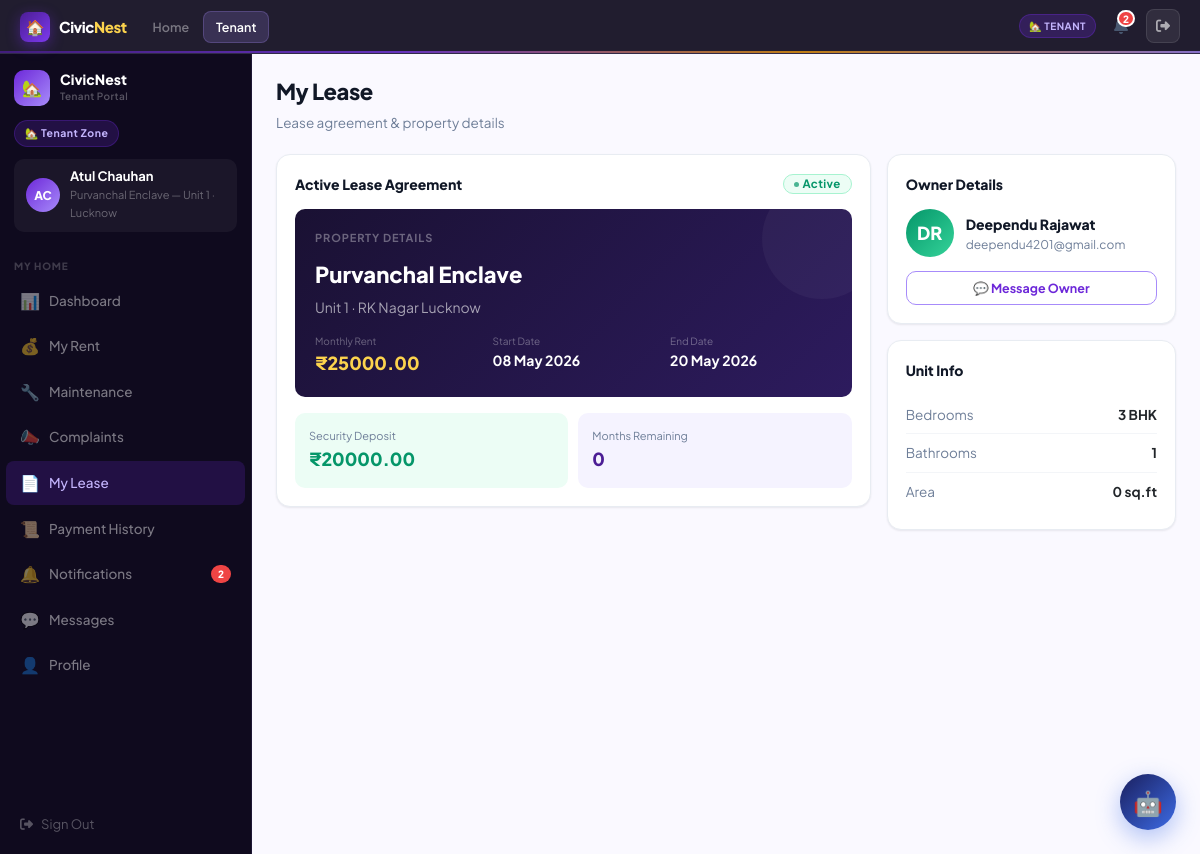
Screenshot of /tenant/lease/ (signed in) with the database file from the repository.
### accounts/models.py (models this page shows, shortened)
class User(AbstractUser):
    ROLE_CHOICES = [
        ('admin','Platform Admin'),
        ('owner','Property Owner'),
        ('tenant','Tenant'),
        ('society_admin','Society Admin'),
    ]
    role = models.CharField(max_length=20, choices=ROLE_CHOICES, default='tenant')
    phone = models.CharField(max_length=15, blank=True)
    avatar_initials = models.CharField(max_length=3, blank=True)
    profile_photo = models.ImageField(upload_to='avatars/', blank=True, null=True)

### core/models.py (models this page shows, shortened)
class Lease(models.Model):
    STATUS_CHOICES = [('active','Active'),('expired','Expired'),('terminated','Terminated'),('pending','Pending')]
    unit = models.ForeignKey(Unit, on_delete=models.CASCADE, related_name='leases')
    tenant = models.ForeignKey(User, on_delete=models.CASCADE, related_name='leases')
    owner = models.ForeignKey(User, on_delete=models.CASCADE, related_name='owner_leases')
    start_date = models.DateField()
    end_date = models.DateField()
    monthly_rent = models.DecimalField(max_digits=10, decimal_places=2)
    security_deposit = models.DecimalField(max_digits=10, decimal_places=2, default=0)
    status = models.CharField(max_length=20, choices=STATUS_CHOICES, default='active')
    terms = models.TextField(blank=True)
    created_at = models.DateTimeField(auto_now_add=True)
    def months_remaining(self):
        today = timezone.now().date()
        if self.end_date > today:
            diff = (self.end_date.year - today.year) * 12 + (self.end_date.month - today.month)
            return max(diff, 0)
        return 0

class Unit(models.Model):
    property = models.ForeignKey(Property, on_delete=models.CASCADE, related_name='units')
    unit_number = models.CharField(max_length=20)
    floor = models.CharField(max_length=10, blank=True)
    bedrooms = models.PositiveIntegerField(default=1)
    bathrooms = models.PositiveIntegerField(default=1)
    area_sqft = models.PositiveIntegerField(default=0)
    monthly_rent = models.DecimalField(max_digits=10, decimal_places=2)
    security_deposit = models.DecimalField(max_digits=10, decimal_places=2, default=0)
    is_occupied = models.BooleanField(default=False)
    amenities = models.CharField(max_length=300, blank=True)
    def __str__(self):
        return f"{self.property.name} — Unit {self.unit_number}"

class Property(models.Model):
    TYPE_CHOICES = [('apartment','Apartment'),('villa','Villa'),('commercial','Commercial'),('pg','PG/Hostel')]
    owner = models.ForeignKey(User, on_delete=models.CASCADE, related_name='properties')
    name = models.CharField(max_length=200)
    address = models.TextField()
    city = models.CharField(max_length=100)
    state = models.CharField(max_length=100)
    pincode = models.CharField(max_length=10)
    property_type = models.CharField(max_length=20, choices=TYPE_CHOICES, default='apartment')
    total_units = models.PositiveIntegerField(default=1)
    description = models.TextField(blank=True)
    society_admin = models.ForeignKey(User, on_delete=models.SET_NULL, null=True, blank=True, related_name='managed_properties')
    is_active = models.BooleanField(default=True)
    created_at = models.DateTimeField(auto_now_add=True)

### core/views.py (the view)
# urls.py: path('tenant/lease/', views.tenant_lease, name='tenant_lease'),
@role_required("tenant")
def tenant_lease(request):
    lease = Lease.objects.filter(tenant=request.user, status="active").select_related("unit__property","owner").first()
    return render(request, "tenant/lease.html", {"lease": lease})

### core/views.py (called while the page is built)
def role_required(*roles):
    def decorator(view):
        @functools.wraps(view)
        def wrapper(request, *args, **kwargs):
            if not request.user.is_authenticated:
                return redirect("/accounts/login/")
            if request.user.is_staff or request.user.is_superuser:
                return view(request, *args, **kwargs)
            if request.user.role not in roles:
                messages.error(request, "Access denied.")
                return redirect("/")
            return view(request, *args, **kwargs)
        return wrapper
    return decorator

### templates/tenant/lease.html (shortened to what this page needs)
{% extends "base.html" %}
{% block nav_tenant %}active{% endblock %}
{% block content %}
{% with active="lease" lease=lease %}
<div class="shell">
  {% include "partials/sidebar_tenant.html" %}
  <div class="main"><div class="panel fade-up">
    <div class="pg-intro"><h2>My Lease</h2><p>Lease agreement & property details</p></div>
    {% if lease %}
    <div class="row g-3">
      <div class="col-lg-8">
        <div class="card">
          <div class="cd-hd"><span class="cd-title">Active Lease Agreement</span><span class="badge b-active">Active</span></div>
          <div style="background:linear-gradient(135deg,var(--n800),var(--n700));border-radius:var(--r);padding:20px;margin-bottom:16px;position:relative;overflow:hidden;">
            <div style="position:absolute;top:-30px;right:-30px;width:120px;height:120px;border-radius:50%;background:rgba(255,255,255,.04);"></div>
            <div style="font-size:11px;font-weight:700;letter-spacing:.08em;text-transform:uppercase;color:rgba(255,255,255,.35);margin-bottom:10px;">Property Details</div>
            <div style="font-size:22px;font-weight:800;color:#fff;margin-bottom:4px;">{{ lease.unit.property.name }}</div>
            <div style="font-size:14px;color:rgba(255,255,255,.6);margin-bottom:14px;">Unit {{ lease.unit.unit_number }} · {{ lease.unit.property.address }}</div>
            <div style="display:grid;grid-template-columns:repeat(3,1fr);gap:16px;">
              <div><div style="font-size:10px;color:rgba(255,255,255,.35);">Monthly Rent</div><div style="font-size:18px;font-weight:800;color:var(--a300);">₹{{ lease.monthly_rent }}</div></div>
              <div><div style="font-size:10px;color:rgba(255,255,255,.35);">Start Date</div><div style="font-size:14px;font-weight:700;color:#fff;">{{ lease.start_date|date:"d M Y" }}</div></div>
              <div><div style="font-size:10px;color:rgba(255,255,255,.35);">End Date</div><div style="font-size:14px;font-weight:700;color:#fff;">{{ lease.end_date|date:"d M Y" }}</div></div>
            </div>
          </div>
          <div style="display:grid;grid-template-columns:1fr 1fr;gap:10px;">
            <div style="background:var(--green-l);border-radius:var(--r);padding:14px;"><div style="font-size:11px;color:var(--g400);">Security Deposit</div><div style="font-size:18px;font-weight:800;color:var(--green);">₹{{ lease.security_deposit }}</div></div>
            <div style="background:var(--n50);border-radius:var(--r);padding:14px;"><div style="font-size:11px;color:var(--g400);">Months Remaining</div><div style="font-size:18px;font-weight:800;color:var(--n600);">{{ lease.months_remaining }}</div></div>
          </div>
        </div>
      </div>
      <div class="col-lg-4">
        <div class="card">
          <div class="cd-hd"><span class="cd-title">Owner Details</span></div>
          <div style="display:flex;align-items:center;gap:12px;margin-bottom:14px;">
            <div style="width:48px;height:48px;border-radius:50%;background:linear-gradient(135deg,var(--green),#34d399);display:flex;align-items:center;justify-content:center;font-size:18px;font-weight:800;color:#fff;">{{ lease.owner.avatar_initials }}</div>
            <div><div style="font-weight:800;color:var(--g900);">{{ lease.owner.get_full_name|default:lease.owner.username }}</div><div style="font-size:12px;color:var(--g400);">{{ lease.owner.email }}</div></div>
          </div>
          <a href="/tenant/messages/" class="btn-tp btn-outline w-100 justify-content-center btn-sm">💬 Message Owner</a>
        </div>
        <div class="card mt-3">
          <div class="cd-hd"><span class="cd-title">Unit Info</span></div>
          <div style="display:flex;justify-content:space-between;padding:8px 0;border-bottom:1px solid var(--g50);font-size:13.5px;"><span style="color:var(--g400);">Bedrooms</span><span style="font-weight:700;">{{ lease.unit.bedrooms }} BHK</span></div>
          <div style="display:flex;justify-content:space-between;padding:8px 0;border-bottom:1px solid var(--g50);font-size:13.5px;"><span style="color:var(--g400);">Bathrooms</span><span style="font-weight:700;">{{ lease.unit.bathrooms }}</span></div>
          <div style="display:flex;justify-content:space-between;padding:8px 0;font-size:13.5px;"><span style="color:var(--g400);">Area</span><span style="font-weight:700;">{{ lease.unit.area_sqft }} sq.ft</span></div>
        </div>
      </div>
    </div>
    {% else %}
    <div style="text-align:center;padding:80px 20px;color:var(--g400);">
      <div style="font-size:48px;margin-bottom:16px;">📄</div>
      <div style="font-size:16px;font-weight:700;margin-bottom:8px;">No Active Lease</div>
      <div>Contact your property owner to set up your lease.</div>
    </div>
    {% endif %}
  </div></div>
</div>
{% endwith %}
{% endblock %}

### templates/partials/sidebar_tenant.html (shortened to what this page needs)
<aside class="sidebar" id="tp-sidebar">
  <div class="sb-head">
    <div class="sb-logo"><div class="sb-logo-mark ten">🏡</div><div><div class="sb-logo-text">CivicNest</div><div class="sb-logo-sub">Tenant Portal</div></div></div>
    <div class="sb-zone-pill zp-ten">🏡 Tenant Zone</div>
    <div class="sb-user"><div class="sb-av av-ten">{{ user.avatar_initials }}</div><div><div class="sb-uname">{{ user.get_full_name|default:user.username }}</div><div class="sb-urole">{% if lease %}{{ lease.unit }} · {{ lease.unit.property.city }}{% else %}Tenant{% endif %}</div></div></div>
  </div>
  <div class="sb-sec">My Home</div>
  <a class="ni {% if active == 'dash' %}active-ten{% endif %}" href="/tenant/"><span class="ni-icon">📊</span>Dashboard</a>
  <a class="ni {% if active == 'rent' %}active-ten{% endif %}" href="/tenant/rent/"><span class="ni-icon">💰</span>My Rent</a>
  <a class="ni {% if active == 'maint' %}active-ten{% endif %}" href="/tenant/maintenance/"><span class="ni-icon">🔧</span>Maintenance</a>
  <a class="ni {% if active == 'complaints' %}active-ten{% endif %}" href="/tenant/complaints/"><span class="ni-icon">📣</span>Complaints</a>
  <a class="ni {% if active == 'lease' %}active-ten{% endif %}" href="/tenant/lease/"><span class="ni-icon">📄</span>My Lease</a>
  <a class="ni {% if active == 'history' %}active-ten{% endif %}" href="/tenant/history/"><span class="ni-icon">📜</span>Payment History</a>
  <a class="ni {% if active == 'notifs' %}active-ten{% endif %}" href="/tenant/notifications/" style="position:relative">
    <span class="ni-icon">🔔</span>Notifications
    <span id="sb-notif-count" style="margin-left:auto;background:#EF4444;color:#fff;border-radius:20px;padding:1px 7px;font-size:10px;font-weight:800;display:none"></span>
  </a>
  <a class="ni {% if active == 'chat' %}active-ten{% endif %}" href="/tenant/messages/"><span class="ni-icon">💬</span>Messages</a>
  <a class="ni {% if active == 'profile' %}active-ten{% endif %}" href="/tenant/profile/"><span class="ni-icon">👤</span>Profile</a>
  <div class="sb-foot"><a href="/accounts/logout/" class="sb-logout"><i class="fa fa-right-from-bracket"></i> Sign Out</a></div>
</aside>

### rows the page displays
User: avatar_initials "AC", get_full_name "Atul Chauhan"
Lease: unit "Purvanchal Enclave — Unit 1", unit.property.city "Lucknow", unit.property.name "Purvanchal Enclave", unit.unit_number "1", unit.property.address "RK Nagar Lucknow", monthly_rent "25000.00", start_date "08 May 2026", end_date "20 May 2026", security_deposit "20000.00", months_remaining "0", owner.avatar_initials "DR", owner.get_full_name "Deependu Rajawat", owner.email "deependu4201@gmail.com", unit.bedrooms "3", unit.bathrooms "1", unit.area_sqft "0"
